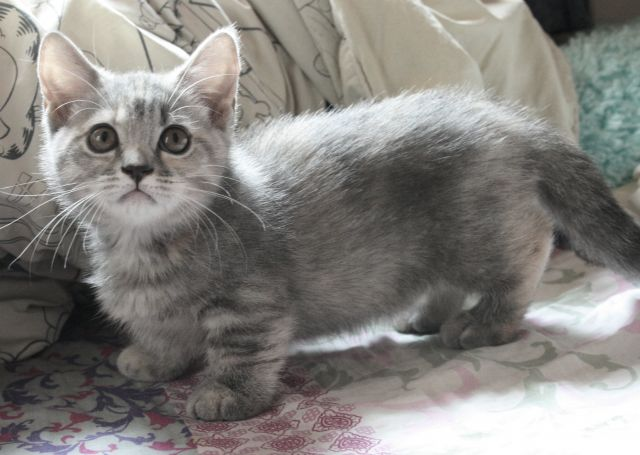
#> input picture test_cat.jpg, 640 x 455 px, found by its file name
$ python run.py
#> lines starting #> are read from the running program, lines starting #| are printed output that depends on the picture
### pic2chr.py
# -*- coding: utf-8 -*-

# the shell convert picture to chr
import cv2
import os
import numpy as np
from PIL import Image,ImageFont,ImageDraw

def transf(fpath,resolution,fonts=None):
#> called with fpath = 'D:\\work\\python\\pic_to_chr\\test_cat.jpg', resolution = 2
    imgGrey = cv2.imread(fpath, 0)
#> imgGrey: shape (455, 640); min 12, max 255, mean 130
    #print(imgGrey.shape)
    new_high = int(imgGrey.shape[0]/resolution)
#> new_high = 227
    new_wide = int(imgGrey.shape[1]/resolution)
#> new_wide = 320
    img2 = cv2.resize(imgGrey,(new_wide,new_high))
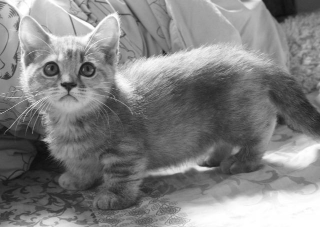
#> img2: shape (227, 320); min 14, max 255, mean 129.9
    #print(img2.shape)
    imgnew = np.empty((img2.shape[0],img2.shape[1]),dtype='object')
    imgnew[:,:]='.'
    imgnew[img2<=51] = '#'
    imgnew[(img2>51)&(img2<=87)] = '@'
    imgnew[(img2>87)&(img2<=102)] = '8'
    imgnew[(img2>102)&(img2<=123)] = '+'
    imgnew[(img2>123)&(img2<=143)] = '~'
    imgnew[(img2>143)&(img2<=204)] = '-'

    image = Image.new("RGB", (new_wide*resolution, new_high*resolution), (255, 255, 255))
#> image: PIL image 640x454 RGB; every value is 255
    draw = ImageDraw.Draw(image)

    # use a  font
    if fonts == None:
        font = ImageFont.truetype("C:\\WINDOWS\\Fonts\\times.ttf", resolution)
    else:
        font = ImageFont.truetype(fonts, resolution)

    # draw
    for raw in np.arange(imgnew.shape[0]):
        for col in np.arange(imgnew.shape[1]):
            draw.text((col*resolution,raw*resolution), imgnew[raw,col], font=font, fill = "#000000")


    new_fpath = os.path.splitext(fpath)[0] + '_result.png'
    #image.show()
    image.save(new_fpath)
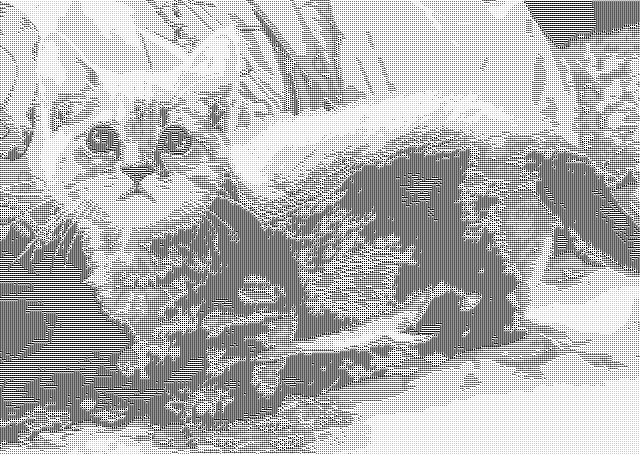
#> saved as test_cat_result.png: PIL image 640x454 RGB; min 0, max 255, mean 180.8

### run.py
# -*- coding: utf-8 -*-
#======================================================
#  Convert the picture to picture shown by character
#
#  A simple test by Wang Bingwen
#                    2020-11-7
#======================================================

import pic2chr


# input the file
fpath = 'D:\\work\\python\\pic_to_chr\\test_cat.jpg'

# set resolution larger than 2 but less than the picture's frame
# smaller means better but slower
resolution = 2

# you can set fonts that you like
# for example (defult):
# 'C:\\WINDOWS\\Fonts\\times.ttf'
fonts = None

pic2chr.transf(fpath=fpath,resolution=resolution,fonts=fonts)
